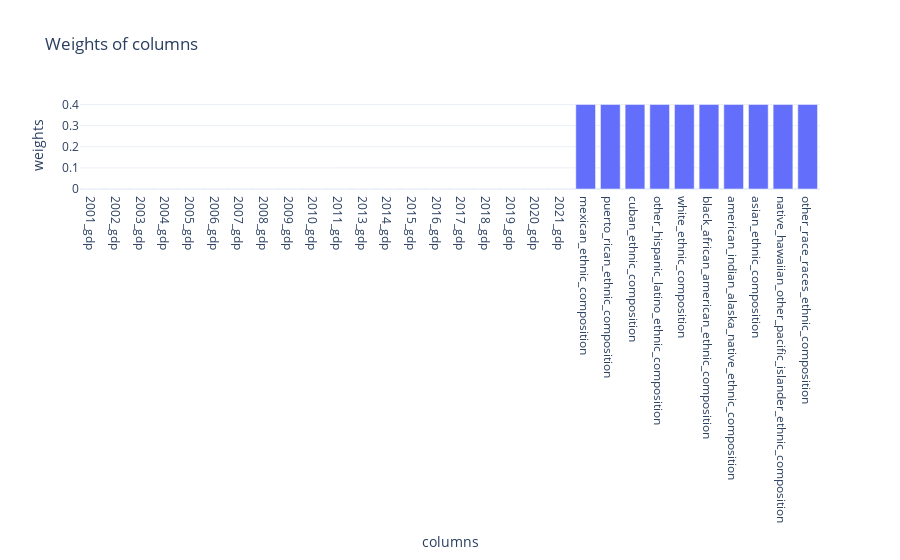

The cell this chart's notebook holds for it:
### Code cell
# this should return the same ordering of locations as the previous cell
new_f = FipsQuery(33011, outcome_var="gdp", feature_groups_with_weights={"ethnic_composition" : 4, "gdp" : 0}, top = 20)
new_f.find_euclidean_kins()
df = new_f.euclidean_kins
display(new_f.plot_weights())
display(df.head())

### Figure 1 — Plotly figure (JSON) as saved in the notebook; plotly's stock layout.template omitted (floating-point values rounded to 4 significant figures)
{"data": [{"type": "bar", "x": ["2001_gdp", "2002_gdp", "2003_gdp", "2004_gdp", "2005_gdp", "2006_gdp", "2007_gdp", "2008_gdp", "2009_gdp", "2010_gdp", "2011_gdp", "2013_gdp", "2014_gdp", "2015_gdp", "2016_gdp", "2017_gdp", "2018_gdp", "2019_gdp", "2020_gdp", "2021_gdp", "mexican_ethnic_composition", "puerto_rican_ethnic_composition", "cuban_ethnic_composition", "other_hispanic_latino_ethnic_composition", "white_ethnic_composition", "black_african_american_ethnic_composition", "american_indian_alaska_native_ethnic_composition", "asian_ethnic_composition", "native_hawaiian_other_pacific_islander_ethnic_composition", "other_race_races_ethnic_composition"], "y": [0, 0, 0, 0, 0, 0, 0, 0, 0, 0, 0, 0, 0, 0, 0, 0, 0, 0, 0, 0, 0.4, 0.4, 0.4, 0.4, 0.4, 0.4, 0.4, 0.4, 0.4, 0.4]}], "layout": {"title": {"text": "Weights of columns"}, "xaxis": {"title": {"text": "columns"}}, "yaxis": {"title": {"text": "weights"}}}}
